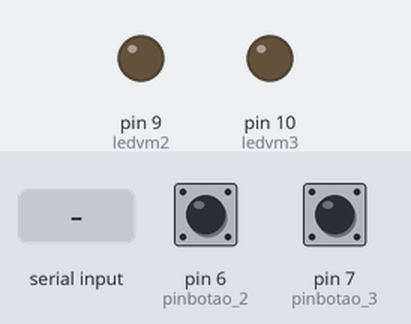
The program below on a simulated Arduino Uno, built with avr-gcc and run on an emulated ATmega328P. Parts: output pins drawn as LEDs (lit = HIGH). The test bench sets the inputs (shaded band); at power-on: pin 6 (pinbotao_2) LOW, pin 7 (pinbotao_3) LOW.

Above: at 1.2 s.
1.3 s: "K" received over the second serial link
At 2.0 s:
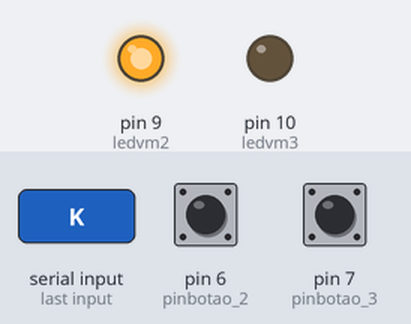
2.8 s: "L" received over the second serial link
At 3.1 s:
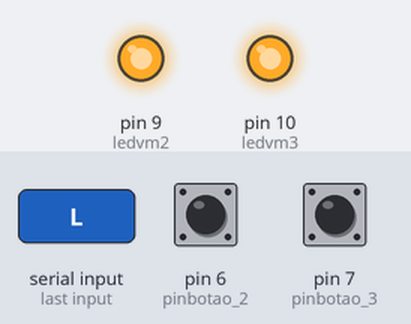
4.3 s: pin 6 (pinbotao_2) pulled HIGH for 0.15 s
At 5.9 s:
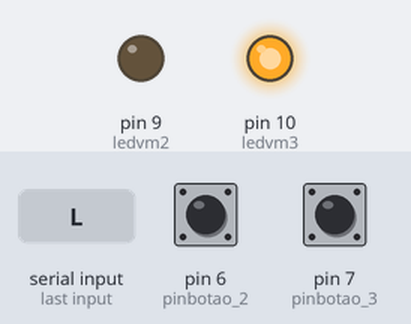
6.3 s: pin 7 (pinbotao_3) pulled HIGH for 0.15 s
At 7.4 s:
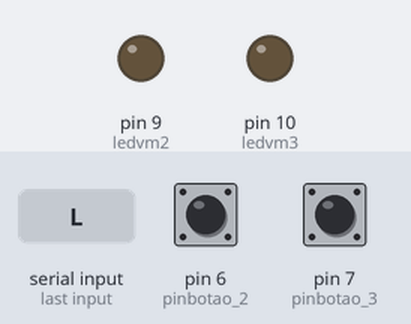
Timing chart, 0 to 9.3 s (numbered marks = the images above; inputs shaded):
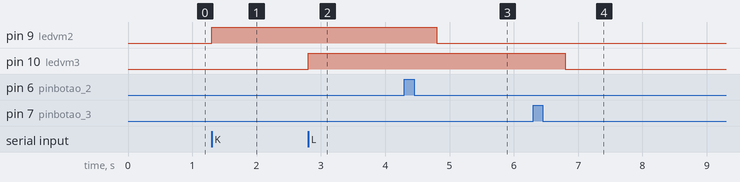

The program:

main.cpp
```cpp
// (licence header left out)
/* Programa destinado ao recebimento de sinal que será emitido
pelos postos remotos localizados ao longo do Terminal Portuário */

#include <SoftwareSerial.h> // Inclusão de biblioteca
#include <Arduino.h> // Inclusão de biblioteca

SoftwareSerial XBee(2, 3); // Criação do objeto XBee

//int pinbotao_1  = 5;  //Definição do botão no pino 5
#define pinbotao_2 6
#define pinbotao_3 7
//int ledvm1 = 8;    //Definição do botão no pino 8
#define ledvm2 9
#define ledvm3 10

//int estadobotao_1 = 0;  //Estado atual do botão
int estadobotao_2 = 0;  //Estado atual do botão
int estadobotao_3 = 0;  //Estado atual do botão

/***************************************************
* Função que pega a letra recebida pelo xbee e manda o
mesmo caracter como retorno.
letra_a_receber = string recebida pelo XBee
letra_a_enviar = envia de volta um string
led = led para acionar na saída
botao = botão que será acionado
estadobotao = faz a leitura do estado do botão
****************************************************/

void setup() // Código carregado apenas uma vez.
{

  Serial.begin(9600);
  XBee.begin(9600);
  //pinMode(pinbotao_1, INPUT);
  pinMode(pinbotao_2, INPUT);
  pinMode(pinbotao_3, INPUT);
  //pinMode(ledvm1, OUTPUT);
  pinMode(ledvm2, OUTPUT);
  pinMode(ledvm3, OUTPUT);
}

void loop() // Código qe será executado sempre pelo arduino
{
  //estadobotao_1 = digitalRead(pinbotao_1);
  estadobotao_2 = digitalRead(pinbotao_2);
  estadobotao_3 = digitalRead(pinbotao_3);


  XBee.available();
  char c = XBee.read();
  //Serial.print(c);

  if (c == 'K')
  {
    digitalWrite(ledvm2, HIGH);
  }

  if (estadobotao_2 == HIGH)
  {
    XBee.write('k');
    delay(500);
    digitalWrite(ledvm2, LOW);
  }

  if (c == 'L')
  {
    digitalWrite(ledvm3, HIGH);
  }

  if (estadobotao_3 == HIGH)
  {
    XBee.write('l');
    delay(500);
    digitalWrite(ledvm3, LOW);
  }
  }
```

Measured:
- after the input at 1.3 s, pin 9 (ledvm2): LOW → HIGH at once
- after the input at 2.8 s, pin 10 (ledvm3): LOW → HIGH at once
- after the input at 4.3 s, pin 9 (ledvm2): HIGH → LOW after 0.50 s
- after the input at 6.3 s, pin 10 (ledvm3): HIGH → LOW after 0.50 s
